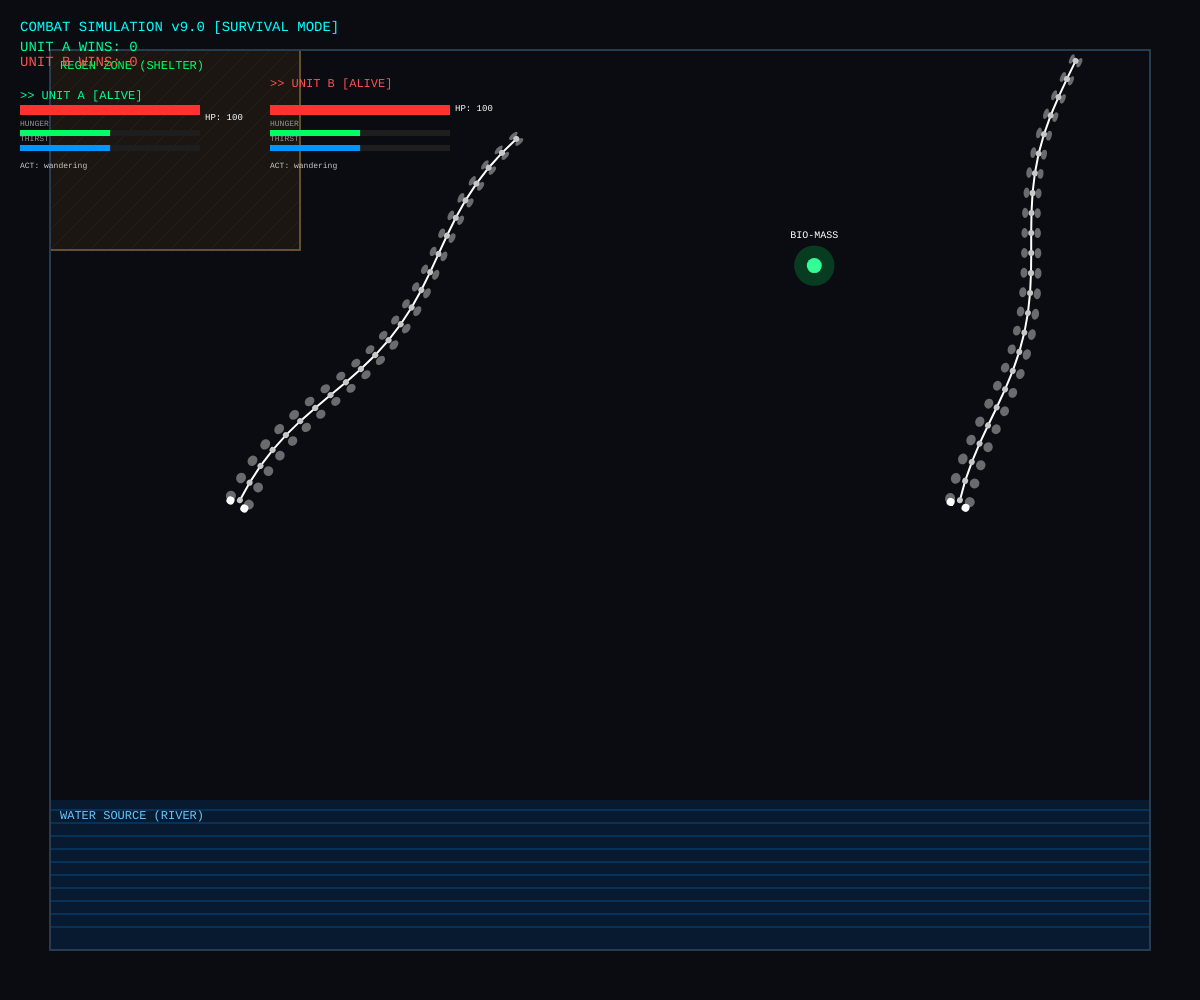
Frame 1 (no input)
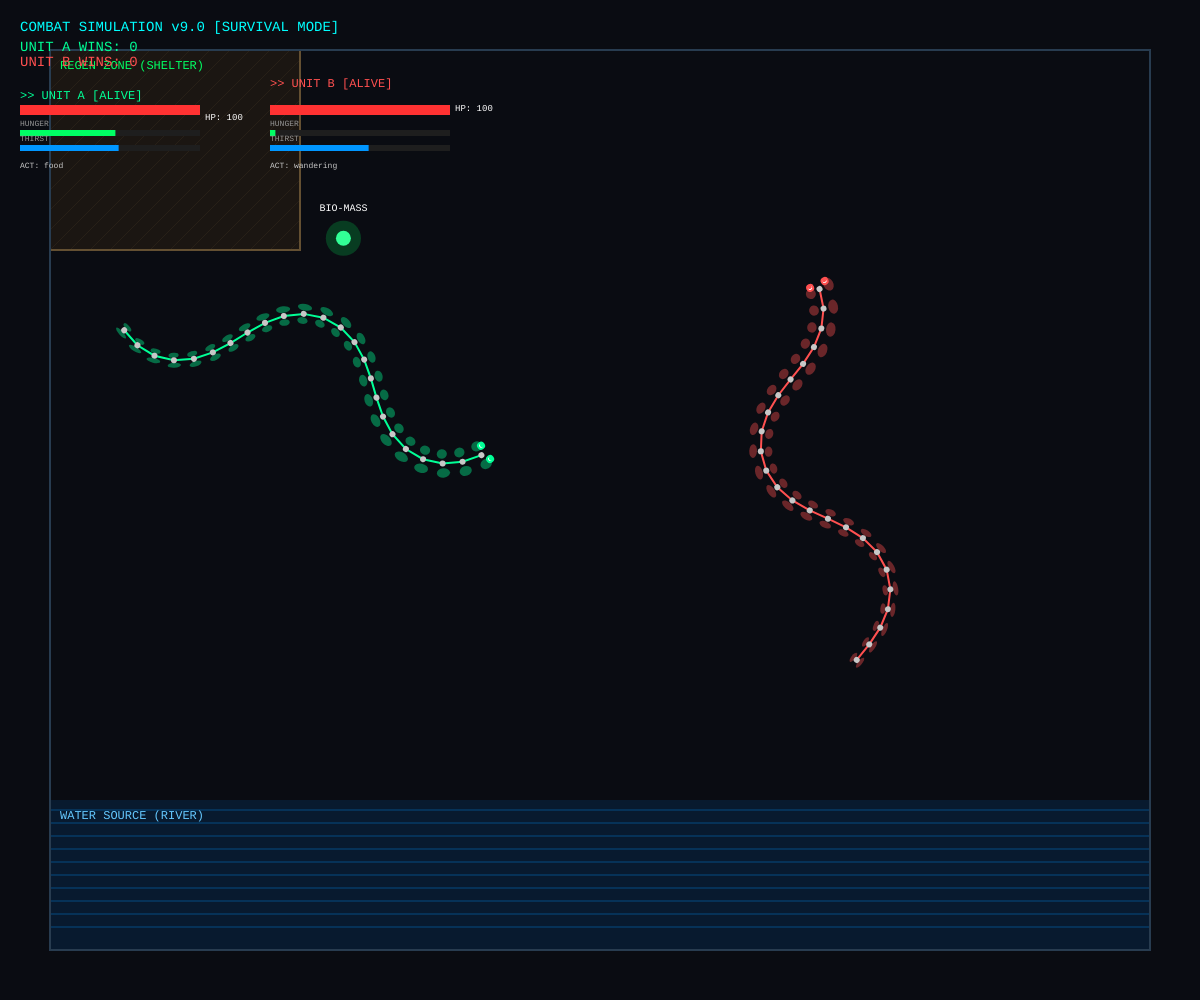
Frame 60 (no input)
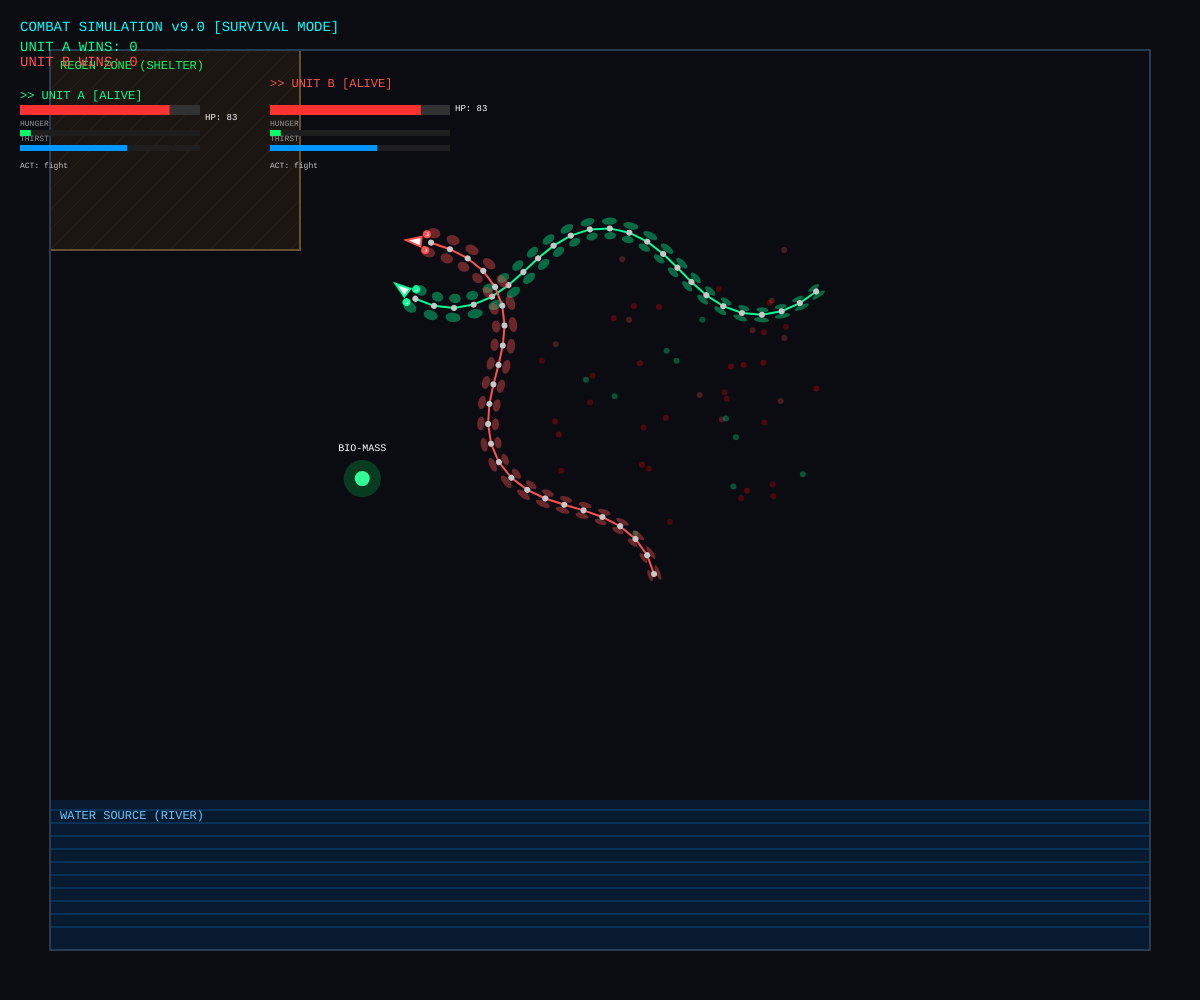
Frame 120 (the mouse pressed at the canvas centre since frame 60)

The p5.js sketch that drew these frames (run headless with seeded random() and noise() and a simulated clock; from frame 60 on, the mouse is pressed at the canvas centre):

// p5.js sketch
// ── sketch.js
let snakes = [];
let particles = [];
let font;

// Biological Needs / Environment objects
let foodPos;
let riverZone;
let shelterZone;

// Combat Stats
let killsA = 0;
let killsB = 0;

function setup() {
  createCanvas(windowWidth, windowHeight);

  // Define Environment Zones
  riverZone = { x: 50, y: height - 200, w: width - 100, h: 150 };
  shelterZone = { x: 50, y: 50, w: 250, h: 200 };
  spawnFood();

  // Create two snakes
  // Unit A (Green/Cyan) - Balanced
  let s1 = new Snake(24, 20, width * 0.2, height * 0.5, color(0, 255, 150), "UNIT A");
  // Unit B (Red/Orange) - Aggressive
  let s2 = new Snake(24, 20, width * 0.8, height * 0.5, color(255, 80, 80), "UNIT B");

  snakes.push(s1);
  snakes.push(s2);

  // Link enemies
  s1.setEnemy(s2);
  s2.setEnemy(s1);

  textFont('Courier New');
}

function spawnFood() {
  let margin = 100;
  let x = random(margin, width - margin);
  let y = random(margin, height - margin);
  foodPos = createVector(x, y);
}

function draw() {
  background(10, 12, 18);

  // Update and Draw Particles (Blood/Sparks)
  for (let i = particles.length - 1; i >= 0; i--) {
    particles[i].update();
    particles[i].show();
    if (particles[i].finished()) {
      particles.splice(i, 1);
    }
  }

  // Draw Environment
  drawEnvironment();

  // Draw Food
  drawFood();

  // Update and Draw Snakes
  for (let s of snakes) {
    s.update();
    s.show();
  }

  drawInterface();
}

function windowResized() {
  resizeCanvas(windowWidth, windowHeight);
  riverZone = { x: 50, y: height - 200, w: width - 100, h: 150 };
}

function keyPressed() {
  if (key === 'f' || key === 'F') dropFoodInFront();
}

function mousePressed() {
  foodPos = createVector(mouseX, mouseY);
}

function dropFoodInFront() {
  if (snakes.length === 0) return;
  let s = snakes[0];
  let dropDistance = 200;
  let dropVector = p5.Vector.fromAngle(s.heading);
  dropVector.mult(dropDistance);
  dropVector.add(s.pos);
  dropVector.x = constrain(dropVector.x, 60, width - 60);
  dropVector.y = constrain(dropVector.y, 60, height - 60);
  foodPos = dropVector;
}

function drawEnvironment() {
  // River (Water + Energy Regen)
  noStroke();
  fill(0, 100, 200, 40);
  rect(riverZone.x, riverZone.y, riverZone.w, riverZone.h);

  stroke(0, 150, 255, 50);
  strokeWeight(2);
  let time = millis() * 0.001;
  for (let i = 0; i < 10; i++) {
    let y = map(i, 0, 10, riverZone.y + 10, riverZone.y + riverZone.h - 10);
    let xOffset = sin(time + i) * 20;
    line(riverZone.x, y, riverZone.x + riverZone.w, y);
  }

  // Shelter (Health Regen)
  fill(40, 30, 20, 150);
  stroke(100, 80, 50);
  strokeWeight(2);
  rect(shelterZone.x, shelterZone.y, shelterZone.w, shelterZone.h);

  // Hatching
  stroke(100, 80, 50, 50);
  strokeWeight(1);
  for(let i = 0; i < shelterZone.w + shelterZone.h; i+=20) {
     let x1 = shelterZone.x + i;
     let y1 = shelterZone.y;
     let x2 = shelterZone.x;
     let y2 = shelterZone.y + i;
     if (x1 > shelterZone.x + shelterZone.w) {
       y1 += (x1 - (shelterZone.x + shelterZone.w));
       x1 = shelterZone.x + shelterZone.w;
     }
     if (y2 > shelterZone.y + shelterZone.h) {
       x2 += (y2 - (shelterZone.y + shelterZone.h));
       y2 = shelterZone.y + shelterZone.h;
     }
     line(x1, y1, x2, y2);
  }

  noStroke();
  fill(0, 255, 100);
  textSize(12);
  textAlign(LEFT, TOP);
  text("REGEN ZONE (SHELTER)", shelterZone.x + 10, shelterZone.y + 10);

  fill(100, 200, 255);
  text("WATER SOURCE (RIVER)", riverZone.x + 10, riverZone.y + 10);

  // Walls
  stroke(40, 60, 80);
  strokeWeight(2);
  noFill();
  rect(50, 50, width - 100, height - 100);
}

function drawFood() {
  if (!foodPos) return;
  let pulse = sin(millis() * 0.005) * 5;
  noStroke();
  fill(0, 255, 100, 50);
  ellipse(foodPos.x, foodPos.y, 40 + pulse, 40 + pulse);
  fill(50, 255, 150);
  ellipse(foodPos.x, foodPos.y, 15, 15);
  fill(255);
  textAlign(CENTER, CENTER);
  textSize(10);
  text("BIO-MASS", foodPos.x, foodPos.y - 30);
}

function drawInterface() {
  fill(0, 255, 255);
  noStroke();
  textSize(14);
  textAlign(LEFT, TOP);
  text("COMBAT SIMULATION v9.0 [SURVIVAL MODE]", 20, 20);

  // Scoreboard
  fill(0, 255, 150);
  text(`UNIT A WINS: ${killsA}`, 20, 40);
  fill(255, 80, 80);
  text(`UNIT B WINS: ${killsB}`, 20, 55);

  let startY = 90;
  let colWidth = 250;

  for(let i=0; i<snakes.length; i++) {
    let s = snakes[i];
    let xOffset = 20 + (i * colWidth);
    drawSnakeStats(s, xOffset, startY);
  }
}

function drawSnakeStats(snake, x, y) {
  fill(snake.baseColor);
  textSize(12);
  text(`>> ${snake.id} [${snake.state}]`, x, y);

  // Health Bar
  let barW = 180;
  let barH = 10;

  // Health
  fill(50); rect(x, y + 15, barW, barH);
  fill(255, 50, 50);
  rect(x, y + 15, map(snake.health, 0, 100, 0, barW), barH);
  fill(255); textSize(9); text(`HP: ${Math.floor(snake.health)}`, x + barW + 5, y + 15 + 8);

  // Energy/Needs
  let barY = y + 40;
  let spacing = 15;
  drawBar(x, barY, barW, 6, snake.needs.food, "HUNGER", color(0, 255, 100));
  drawBar(x, barY + spacing, barW, 6, snake.needs.water, "THIRST", color(0, 150, 255));

  // Status Text
  fill(200);
  text(`ACT: ${snake.currentPriority}`, x, barY + spacing * 2 + 10);
}

function drawBar(x, y, w, h, val, label, col) {
  fill(150); textSize(8); textAlign(LEFT, BOTTOM); text(label, x, y - 2);
  fill(30); rect(x, y, w, h);
  fill(col);
  let fillW = map(val, 0, 100, 0, w);
  rect(x, y, fillW, h);
}

// ------------------------------------------------------------------
// CLASSES
// ------------------------------------------------------------------

class Snake {
  constructor(numSegments, segLength, startX, startY, baseColor, id) {
    this.segments = [];
    this.numSegments = numSegments;
    this.segLength = segLength;
    this.time = random(100);
    this.baseColor = baseColor;
    this.id = id;

    this.pos = createVector(startX, startY);
    this.heading = random(TWO_PI);
    this.speed = 0;
    this.margin = 60;

    // Combat & Health
    this.health = 100;
    this.maxHealth = 100;
    this.enemy = null;
    this.attackCooldown = 0;
    this.lastHitTime = 0;
    this.state = "ALIVE"; // ALIVE, DEAD

    this.cpg = { freq: 0.1, amp: 0.5 };

    // Needs (0 = Satisfied, 100 = Desperate)
    this.needs = { food: 50, water: 50, shelter: 50 };
    this.currentPriority = "wandering";

    // Perception
    this.vision = { dist: 400, fov: PI / 1.5, detected: false, points: [] };

    for (let i = 0; i < numSegments; i++) {
      this.segments.push(new Vertebra(i, segLength));
    }
  }

  setEnemy(e) { this.enemy = e; }

  update() {
    if (this.state === "DEAD") {
      this.respawnTimer--;
      if (this.respawnTimer <= 0) this.respawn();
      return;
    }

    this.decideStrategy();
    this.adjustCPG();
    this.time += this.cpg.freq;

    // Metabolism & Cooldowns
    this.updateMetabolism();
    if (this.attackCooldown > 0) this.attackCooldown--;

    this.handleSteering();
    this.handleLocomotion();
    this.updateBody();
  }

  decideStrategy() {
    // Distance to enemy
    let dEnemy = this.enemy ? p5.Vector.dist(this.pos, this.enemy.pos) : 9999;
    let enemyWeak = this.enemy && this.enemy.health < 30;
    let selfWeak = this.health < 40;

    // Default Priority List
    // 1. Survival (Flee if dying)
    // 2. Needs (Eat/Drink if critical)
    // 3. Combat (Fight if strong or enemy is weak)
    // 4. Wander

    if (selfWeak && dEnemy < 300) {
      this.currentPriority = 'flee';
    } else if (this.needs.water > 80) {
      this.currentPriority = 'water';
    } else if (this.needs.food > 80) {
      this.currentPriority = 'food';
    } else if (dEnemy < 250 && (this.health > 60 || enemyWeak)) {
      this.currentPriority = 'fight';
    } else if (selfWeak) {
      this.currentPriority = 'shelter'; // Go heal
    } else if (this.needs.food > 50) {
      this.currentPriority = 'food';
    } else {
      this.currentPriority = 'wandering';
    }
  }

  adjustCPG() {
    let tf = 0.15, ta = 0.4;

    switch(this.currentPriority) {
      case 'fight': // Aggressive, fast, wide swings
        tf = 0.35; ta = 0.8;
        break;
      case 'flee': // Panic, very fast, tight wiggles
        tf = 0.5; ta = 0.3;
        break;
      case 'food': // Hunting focus
        tf = 0.25; ta = 0.6;
        break;
      case 'shelter': // Sluggish
        tf = 0.1; ta = 0.3;
        break;
    }

    // Strike Lunge
    if (this.attackCooldown > 40) { // Just attacked
        tf = 0.8; ta = 1.2;
    }

    this.cpg.freq = lerp(this.cpg.freq, tf, 0.1);
    this.cpg.amp = lerp(this.cpg.amp, ta, 0.1);
  }

  handleSteering() {
    let target = createVector(width/2, height/2);
    let force = 1.0;

    if (this.currentPriority === 'fight' && this.enemy) {
      // Aim for enemy head
      target = this.enemy.pos.copy();

      // Attack Logic
      let d = p5.Vector.dist(this.pos, this.enemy.pos);
      if (d < 60 && this.attackCooldown === 0) {
        this.attack(this.enemy);
      }
    }
    else if (this.currentPriority === 'flee' && this.enemy) {
      // Run away from enemy
      let diff = p5.Vector.sub(this.pos, this.enemy.pos);
      target = p5.Vector.add(this.pos, diff);
    }
    else if (this.currentPriority === 'food' && foodPos) {
      target = foodPos.copy();
    }
    else if (this.currentPriority === 'water') {
      target = createVector(riverZone.x + riverZone.w/2, riverZone.y + riverZone.h/2);
    }
    else if (this.currentPriority === 'shelter') {
      target = createVector(shelterZone.x + shelterZone.w/2, shelterZone.y + shelterZone.h/2);
    }
    else {
      // Wander
      let seedOffset = this.id === "UNIT A" ? 0 : 10000;
      target = createVector(
        noise(this.time * 0.1 + seedOffset) * width,
        noise(this.time * 0.1 + 1000 + seedOffset) * height
      );
    }

    let desired = p5.Vector.sub(target, this.pos);
    let desiredHeading = desired.heading();

    // Smooth Steering
    let angleDiff = desiredHeading - this.heading;
    while (angleDiff < -PI) angleDiff += TWO_PI;
    while (angleDiff > PI) angleDiff -= TWO_PI;

    let turnRate = (this.currentPriority === 'fight' || this.currentPriority === 'flee') ? 0.2 : 0.08;
    this.heading += constrain(angleDiff, -turnRate, turnRate);
  }

  attack(target) {
    this.attackCooldown = 60; // 1 second cooldown
    let dmg = random(10, 20);
    target.takeDamage(dmg);

    // Visuals
    for(let i=0; i<10; i++) {
      particles.push(new Particle(this.pos.x, this.pos.y, this.baseColor));
    }

    // Lunge forward physics
    let lunge = p5.Vector.fromAngle(this.heading);
    lunge.mult(20);
    this.pos.add(lunge);
  }

  takeDamage(amount) {
    this.health -= amount;
    this.lastHitTime = millis();

    // Blood particles
    for(let i=0; i<15; i++) {
      particles.push(new Particle(this.pos.x, this.pos.y, color(255, 0, 0)));
    }

    if (this.health <= 0) {
      this.die();
    }
  }

  die() {
    this.state = "DEAD";
    this.respawnTimer = 180; // 3 seconds
    // Update Score
    if (this.id === "UNIT A") killsB++;
    else killsA++;

    // Explosion of parts
    for(let i=0; i<50; i++) {
        particles.push(new Particle(this.pos.x, this.pos.y, this.baseColor));
    }
  }

  respawn() {
    this.state = "ALIVE";
    this.health = 100;
    this.needs = { food: 20, water: 20, shelter: 20 };
    this.pos = createVector(random(100, width-100), random(100, height-100));
    this.segments.forEach(s => s.pos.set(this.pos));
  }

  handleLocomotion() {
    let muscleOutput = this.cpg.freq * this.cpg.amp;
    let targetSpeed = muscleOutput * 45;

    // Health affects speed
    if (this.health < 30) targetSpeed *= 0.6;

    this.speed = lerp(this.speed, targetSpeed, 0.1);
    let vel = p5.Vector.fromAngle(this.heading);
    vel.mult(this.speed);
    this.pos.add(vel);

    // Wall Bouncing
    if (this.pos.x < this.margin || this.pos.x > width - this.margin ||
        this.pos.y < this.margin || this.pos.y > height - this.margin) {
       let v = p5.Vector.fromAngle(this.heading);
       if (this.pos.x < this.margin || this.pos.x > width - this.margin) v.x *= -1;
       if (this.pos.y < this.margin || this.pos.y > height - this.margin) v.y *= -1;
       this.heading = v.heading();
       this.pos.x = constrain(this.pos.x, this.margin, width-this.margin);
       this.pos.y = constrain(this.pos.y, this.margin, height-this.margin);
    }
  }

  updateBody() {
    for (let i = 0; i < this.segments.length; i++) {
      let seg = this.segments[i];
      let phase = this.time - (i * 0.35);
      let signalBase = Math.sin(phase) * this.cpg.amp;

      seg.neurons.left.stimulate(signalBase > 0 ? signalBase : 0);
      seg.neurons.right.stimulate(signalBase < 0 ? -signalBase : 0);
      seg.updateBiology();
    }

    this.segments[0].pos.set(this.pos.x, this.pos.y);
    this.segments[0].angle = this.heading + Math.sin(this.time)*0.2;

    for (let i = 1; i < this.segments.length; i++) {
      let prev = this.segments[i - 1];
      let curr = this.segments[i];
      let bend = (curr.muscles.right.tension - curr.muscles.left.tension) * 0.8;
      curr.angle = prev.angle + bend;
      let dx = Math.cos(curr.angle) * this.segLength;
      let dy = Math.sin(curr.angle) * this.segLength;
      curr.pos.set(prev.pos.x - dx, prev.pos.y - dy);
    }
  }

  updateMetabolism() {
    // Increase needs over time
    this.needs.food += 0.05;
    this.needs.water += 0.08;

    // Healing in Shelter
    if (this.pos.x > shelterZone.x && this.pos.x < shelterZone.x + shelterZone.w &&
        this.pos.y > shelterZone.y && this.pos.y < shelterZone.y + shelterZone.h) {
      this.health = min(this.health + 0.5, 100);
      this.needs.shelter = 0;
    } else {
      this.needs.shelter += 0.02;
    }

    // Drinking
    if (this.pos.x > riverZone.x && this.pos.x < riverZone.x + riverZone.w &&
        this.pos.y > riverZone.y && this.pos.y < riverZone.y + riverZone.h) {
      this.needs.water = max(this.needs.water - 2, 0);
    }

    // Eating
    if (foodPos && p5.Vector.dist(this.pos, foodPos) < 40) {
      this.needs.food = max(this.needs.food - 50, 0);
      this.health = min(this.health + 20, 100);
      spawnFood();
    }
  }

  show() {
    if (this.state === "DEAD") return;

    // Damage Flash
    let flash = false;
    if (millis() - this.lastHitTime < 100) flash = true;

    // Draw Spine
    noFill();
    stroke(flash ? 255 : this.baseColor);
    strokeWeight(2);
    beginShape();
    for (let s of this.segments) vertex(s.pos.x, s.pos.y);
    endShape();

    // Draw Segments
    for (let s of this.segments) s.show(flash ? color(255) : this.baseColor);

    // Head Features
    push();
    translate(this.pos.x, this.pos.y);
    rotate(this.heading);

    // Eyes
    fill(255);
    ellipse(5, -8, 6, 6);
    ellipse(5, 8, 6, 6);
    fill(0);
    ellipse(6, -8, 2, 2);
    ellipse(6, 8, 2, 2);

    // Teeth/Fangs if fighting
    if (this.currentPriority === 'fight') {
      fill(255);
      triangle(10, -5, 10, 5, 25, 0); // Beak/Fang
    }

    pop();
  }
}

class Vertebra {
  constructor(index, len) {
    this.index = index;
    this.len = len;
    this.pos = createVector(0, 0);
    this.angle = 0;
    this.neurons = { left: new Neuron(), right: new Neuron() };
    this.muscles = { left: new Muscle(), right: new Muscle() };
  }

  updateBiology() {
    this.muscles.left.update(this.neurons.left.outputLevel);
    this.muscles.right.update(this.neurons.right.outputLevel);
  }

  show(c) {
    push();
    translate(this.pos.x, this.pos.y);
    rotate(this.angle);

    let w = this.len;
    let h = 20 - (this.index * 0.5); // Taper

    // Muscle expansion visualization
    let leftT = this.muscles.left.tension;
    let rightT = this.muscles.right.tension;

    fill(red(c), green(c), blue(c), 100);
    noStroke();

    // Left Muscle
    let mw = w/2 + leftT * 10;
    ellipse(0, -h/2, mw, h/2);

    // Right Muscle
    mw = w/2 + rightT * 10;
    ellipse(0, h/2, mw, h/2);

    // Bone
    fill(200);
    ellipse(0,0, 6, 6);

    pop();
  }
}

class Neuron {
  constructor() { this.outputLevel = 0; }
  stimulate(val) { this.outputLevel = val; }
}

class Muscle {
  constructor() { this.tension = 0; }
  update(signal) {
    this.tension = lerp(this.tension, signal, 0.2);
  }
}

class Particle {
  constructor(x, y, col) {
    this.pos = createVector(x, y);
    this.vel = p5.Vector.random2D().mult(random(2, 8));
    this.col = col;
    this.life = 255;
  }
  update() {
    this.pos.add(this.vel);
    this.life -= 10;
  }
  show() {
    noStroke();
    fill(red(this.col), green(this.col), blue(this.col), this.life);
    ellipse(this.pos.x, this.pos.y, 6, 6);
  }
  finished() { return this.life < 0; }
}
